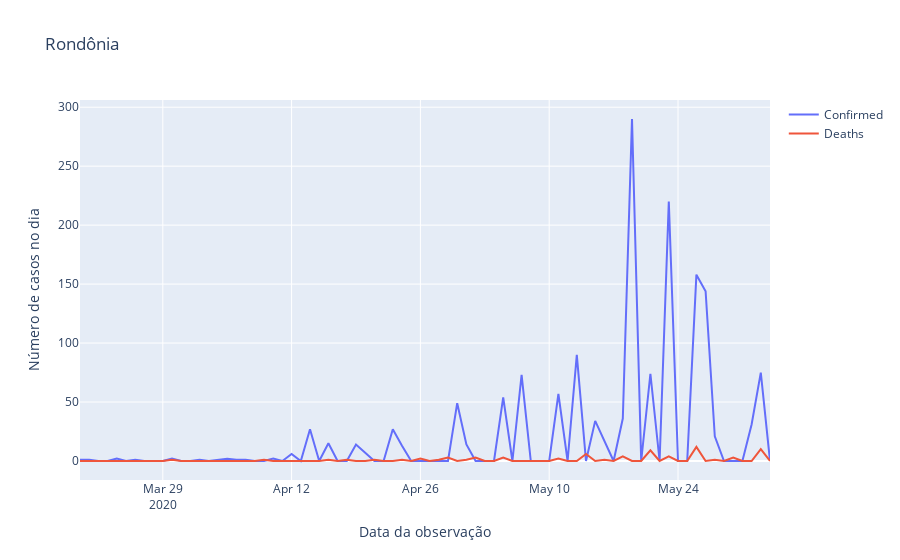

The cell this chart's notebook holds for it:
### Markdown cell above
Para determinada localidade: Comparativo entre números de casos DIÁRIOS confirmados e mortes ao longo do tempo.
- insight: o quanto aquela localidade consegue absorver casos confirmados, minimizando mortes.

### Code cell
import plotly
import plotly.graph_objects as go
import plotly.express as px
from ipywidgets import widgets
import pandas as pd

def filtarDataSetPorUf(input):
    dataset = pd.read_csv('datasets/all_diario.csv')
    datasetFiltrado = dataset.query('Country == "{}"'.format(input))
    return datasetFiltrado

def setPlot(dataset, nome):
    fig = go.Figure()
    datasetAux = dataset[['Date', 'Country',"Confirmed","Deaths"]]
    fig.add_scatter(x=datasetAux.Date, y=datasetAux.Confirmed,name='Confirmed')
    fig.add_scatter(x=datasetAux.Date, y=datasetAux.Deaths, name='Deaths')
    fig.update_layout(title=nome, xaxis_title="Data da observação",yaxis_title="Número de casos no dia")
    fig.show()
    return fig
    
dropDown = widgets.Dropdown(
    options=listarNomesEstados(),
    description='Estado:',
    disabled=False,
)
output = widgets.Output()
display(dropDown, output)


def observeDropDown(change):
    with output:
        uf = buscarUfEstadoPorNome(change['new'])
        df = filtarDataSetPorUf(uf)
        nome = buscarNomeEstadoPorUF(uf)
        setPlot(df, nome)

dropDown.observe(observeDropDown, names='value')
## plot
nome = listarNomesEstados()[0]
uf = buscarUfEstadoPorNome(nome)
df = filtarDataSetPorUf(uf)

fig = setPlot(df, nome)

### Figure 1 — Plotly figure (JSON) as saved in the notebook; plotly's stock layout.template omitted (floating-point values rounded to 4 significant figures)
{"data": [{"name": "Confirmed", "type": "scatter", "x": ["2020-03-20", "2020-03-21", "2020-03-22", "2020-03-23", "2020-03-24", "2020-03-25", "2020-03-26", "2020-03-27", "2020-03-28", "2020-03-29", "2020-03-30", "2020-03-31", "2020-04-01", "2020-04-02", "2020-04-03", "2020-04-04", "2020-04-05", "2020-04-06", "2020-04-07", "2020-04-08", "2020-04-09", "2020-04-10", "2020-04-11", "2020-04-12", "2020-04-13", "2020-04-14", "2020-04-15", "2020-04-16", "2020-04-17", "2020-04-18", "2020-04-19", "2020-04-20", "2020-04-21", "2020-04-22", "2020-04-23", "2020-04-24", "2020-04-25", "2020-04-26", "2020-04-27", "2020-04-28", "2020-04-29", "2020-04-30", "2020-05-01", "2020-05-02", "2020-05-03", "2020-05-04", "2020-05-05", "2020-05-06", "2020-05-07", "2020-05-08", "2020-05-09", "2020-05-10", "2020-05-11", "2020-05-12", "2020-05-13", "2020-05-14", "2020-05-15", "2020-05-16", "2020-05-17", "2020-05-18", "2020-05-19", "2020-05-20", "2020-05-21", "2020-05-22", "2020-05-23", "2020-05-24", "2020-05-25", "2020-05-26", "2020-05-27", "2020-05-28", "2020-05-29", "2020-05-30", "2020-05-31", "2020-06-01", "2020-06-02", "2020-06-03"], "y": [1, 1, 0, 0, 2, 0, 1, 0, 0, 0, 2, 0, 0, 1, 0, 1, 2, 1, 1, 0, 0, 2, 0, 6, 0, 27, 0, 15, 0, 0, 14, 7, 0, 0, 27, 13, 0, 0, 0, 0, 0, 49, 14, 0, 0, 0, 54, 0, 73, 0, 0, 0, 57, 0, 90, 0, 34, 17, 0, 36, 290, 0, 74, 0, 220, 0, 0, 158, 144, 21, 0, 0, 0, 31, 75, 0]}, {"name": "Deaths", "type": "scatter", "x": ["2020-03-20", "2020-03-21", "2020-03-22", "2020-03-23", "2020-03-24", "2020-03-25", "2020-03-26", "2020-03-27", "2020-03-28", "2020-03-29", "2020-03-30", "2020-03-31", "2020-04-01", "2020-04-02", "2020-04-03", "2020-04-04", "2020-04-05", "2020-04-06", "2020-04-07", "2020-04-08", "2020-04-09", "2020-04-10", "2020-04-11", "2020-04-12", "2020-04-13", "2020-04-14", "2020-04-15", "2020-04-16", "2020-04-17", "2020-04-18", "2020-04-19", "2020-04-20", "2020-04-21", "2020-04-22", "2020-04-23", "2020-04-24", "2020-04-25", "2020-04-26", "2020-04-27", "2020-04-28", "2020-04-29", "2020-04-30", "2020-05-01", "2020-05-02", "2020-05-03", "2020-05-04", "2020-05-05", "2020-05-06", "2020-05-07", "2020-05-08", "2020-05-09", "2020-05-10", "2020-05-11", "2020-05-12", "2020-05-13", "2020-05-14", "2020-05-15", "2020-05-16", "2020-05-17", "2020-05-18", "2020-05-19", "2020-05-20", "2020-05-21", "2020-05-22", "2020-05-23", "2020-05-24", "2020-05-25", "2020-05-26", "2020-05-27", "2020-05-28", "2020-05-29", "2020-05-30", "2020-05-31", "2020-06-01", "2020-06-02", "2020-06-03"], "y": [0, 0, 0, 0, 0, 0, 0, 0, 0, 0, 1, 0, 0, 0, 0, 0, 0, 0, 0, 0, 1, 0, 0, 0, 0, 0, 0, 1, 0, 1, 0, 0, 1, 0, 0, 1, 0, 2, 0, 1, 3, 0, 1, 3, 0, 0, 3, 0, 0, 0, 0, 0, 2, 0, 0, 6, 0, 1, 0, 4, 0, 0, 9, 0, 4, 0, 0, 12, 0, 1, 0, 3, 0, 0, 10, 0]}], "layout": {"title": {"text": "Rondônia"}, "xaxis": {"title": {"text": "Data da observação"}}, "yaxis": {"title": {"text": "Número de casos no dia"}}}}
